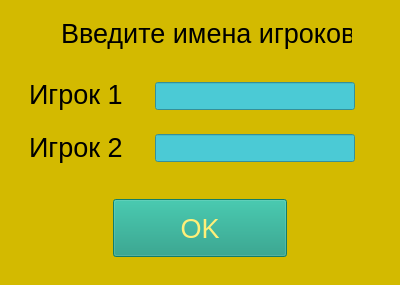
<?xml version="1.0" encoding="UTF-8"?>
<ui version="4.0">
 <class>Players</class>
 <widget class="QWidget" name="Players">
  <property name="geometry">
   <rect>
    <x>0</x>
    <y>0</y>
    <width>400</width>
    <height>285</height>
   </rect>
  </property>
  <property name="windowTitle">
   <string>Игроки</string>
  </property>
  <property name="styleSheet">
   <string notr="true">background-color: rgb(211, 186, 0);</string>
  </property>
  <widget class="QLabel" name="label">
   <property name="geometry">
    <rect>
     <x>61</x>
     <y>16</y>
     <width>291</width>
     <height>35</height>
    </rect>
   </property>
   <property name="font">
    <font>
     <pointsize>20</pointsize>
    </font>
   </property>
   <property name="text">
    <string>Введите имена игроков</string>
   </property>
  </widget>
  <widget class="QWidget" name="verticalLayoutWidget">
   <property name="geometry">
    <rect>
     <x>29</x>
     <y>70</y>
     <width>121</width>
     <height>101</height>
    </rect>
   </property>
   <layout class="QVBoxLayout" name="verticalLayout">
    <item>
     <widget class="QLabel" name="label_player1">
      <property name="font">
       <font>
        <pointsize>20</pointsize>
       </font>
      </property>
      <property name="text">
       <string>Игрок 1</string>
      </property>
     </widget>
    </item>
    <item>
     <widget class="QLabel" name="label_player2">
      <property name="font">
       <font>
        <pointsize>20</pointsize>
       </font>
      </property>
      <property name="text">
       <string>Игрок 2</string>
      </property>
     </widget>
    </item>
   </layout>
  </widget>
  <widget class="QLineEdit" name="player1_name">
   <property name="geometry">
    <rect>
     <x>155</x>
     <y>82</y>
     <width>200</width>
     <height>28</height>
    </rect>
   </property>
   <property name="font">
    <font>
     <pointsize>20</pointsize>
    </font>
   </property>
   <property name="styleSheet">
    <string notr="true">background-color: rgb(75, 202, 213);
</string>
   </property>
  </widget>
  <widget class="QLineEdit" name="player2_name">
   <property name="geometry">
    <rect>
     <x>155</x>
     <y>134</y>
     <width>200</width>
     <height>28</height>
    </rect>
   </property>
   <property name="font">
    <font>
     <pointsize>20</pointsize>
    </font>
   </property>
   <property name="styleSheet">
    <string notr="true">background-color: rgb(75, 202, 213);</string>
   </property>
  </widget>
  <widget class="QPushButton" name="compile_names_button">
   <property name="enabled">
    <bool>false</bool>
   </property>
   <property name="geometry">
    <rect>
     <x>113</x>
     <y>199</y>
     <width>174</width>
     <height>58</height>
    </rect>
   </property>
   <property name="font">
    <font>
     <pointsize>20</pointsize>
    </font>
   </property>
   <property name="styleSheet">
    <string notr="true">background-color: rgb(23, 152, 128);
color: rgb(255, 239, 121);</string>
   </property>
   <property name="text">
    <string>OK</string>
   </property>
  </widget>
 </widget>
 <resources/>
 <connections/>
</ui>
